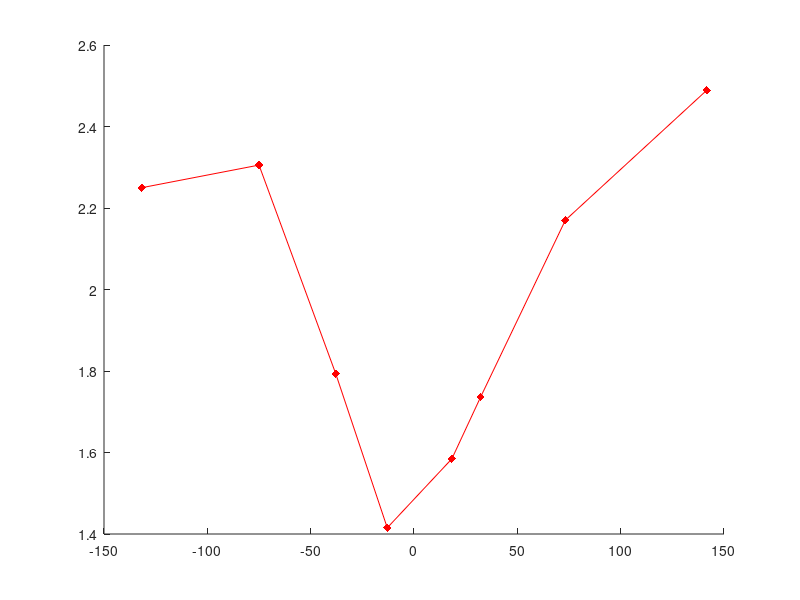

Write the MATLAB code that produced this figure. (Note: this script raises an error after producing the figure.)
%%% Plot raw and normalized contrast sensitivity aligned to saccade onset 
%%% in three spatial bins and eight temporal bins. Compute the strength of
%%% peri-microsaccadic suppression.
%%% author: Janis Intoy

load('contrast_thresholds.mat', 'sacc_onset', 'fixation');

%% plotting parameters
markersize = 6;
capsize = 8;
col = [1 0 0;0 0 1; 0 0.5 0];
star_height = 2.7;
bar_height = [1.27, 1.24, 1.21];

SpVec = sacc_onset.SpVec;
tm = sacc_onset.times_average;

%% Figure 2C: sensitivity aligned to saccade onset
%%%%%% compute sensitivity
sacc_onset.sensitivity = 1 ./ sacc_onset.thresh;

sacc_onset.sensitivity_mean = mean(sacc_onset.sensitivity, 3);
sacc_onset.sensitivity_se = std(sacc_onset.sensitivity, [], 3) / sqrt(size(sacc_onset.sensitivity, 3));

fixation.sensitivity = 1 ./ fixation.thresh;

fixation.sensitivity_mean = mean(fixation.sensitivity, 3);
fixation.sensitivity_se = std(fixation.sensitivity, [], 3) / sqrt(size(fixation.sensitivity, 3));

%%%%%% one-way ANOVAs

% Does fixational sensitivity vary with eccentricity?
[p_fixation, tbl_fixation] = anova1(squeeze(fixation.sensitivity)', [], 'off');

% At each time, does sensitivity vary with eccentricity?
p_ecc = nan(size(sacc_onset.thresh, 2), 1);
for tv = 1:length(p_ecc)
     p_ecc(tv) = anova1(squeeze(sacc_onset.sensitivity(:, tv, :))', [], 'off');
end

% At each eccentricity, when does sensitivity differ from fixation?
p_compareToFixation = nan(size(sacc_onset.sensitivity_mean));
for sv = 1:size(p_compareToFixation, 1)
    tmp = [squeeze(fixation.sensitivity(sv, 1, :))'; squeeze(sacc_onset.sensitivity(sv, :, :))];
    [~, ~, stats] = anova1(tmp', 1:9, 'off'); %
    c = multcompare(stats, 'Display', 'off');
    
    p_compareToFixation(sv, :) = c(1:length(sacc_onset.TmpVec)-1, end);
end

%%%%%% plot
pp = nan(length(SpVec)-1, 1);
ss = cell(length(SpVec)-1, 1);

tm_fixation = -220; % for plotting purposes

figure(1); clf; hold on;
for sv = 1:length(SpVec)-1
    pp(sv) = plot(tm(sv, :), sacc_onset.sensitivity_mean(sv, :),...
        '-d', 'color', col(sv,:),...
        'MarkerSize', markersize , 'MarkerFaceColor', col(sv,:),...
        'markerEdgeColor', 'none');
    errorbar(tm(sv, :), sacc_onset.sensitivity_mean(sv, :), sacc_onset.sensitivity_se(sv,:),...
        'color', col(sv,:), 'capsize', capsize);
    ss{sv} = sprintf('%i-%i', SpVec(sv), SpVec(sv+1));
    
    
    errorbar(tm_fixation,fixation.sensitivity_mean(sv,:),fixation.sensitivity_se(sv,:),...
        'd', 'markerSize', markersize , 'MarkerFaceColor', col(sv, :),...
        'markerEdgeColor', 'none',...
        'color',col(sv,:), 'capsize', capsize);
end

% plot significance
if p_fixation < 0.05
    plot(tm_fixation, star_height, 'k*'); 
end

for tv = 1:length(p_ecc)
    if p_ecc(tv) < 0.05
        plot(mean(tm(:, tv)), star_height, 'k*');
    end
end

for sv = 1:size(p_compareToFixation, 1)
    for tv = 1:size(p_compareToFixation, 2)
        if p_compareToFixation(sv, tv) < 0.05
            plot(sacc_onset.TmpVec(tv:tv+1), bar_height(sv)*[1, 1], '-', ...
                'Color', col(sv, :), 'LineWidth', 2);
        end
    end
end

ylim([1.2, 3]);
set(gca,'YTick',1:0.5:3, 'YScale', 'log');
plot([0, 0], [1, 3], 'k--');
xlim([-250, sacc_onset.TmpVec(end)]);
set(gca, 'XTick', sacc_onset.TmpVec);
lb = legend(pp, ss,'Location', 'southwest');

ylabel('contrast sensitivity');
xlabel('time from saccade onset (ms)');

%% Figure 2D: contrast sensitivity normalized to fixation
%%%%%% compute sensitivity ratio
sacc_onset.sensitivity_norm = bsxfun(@rdivide, sacc_onset.sensitivity, fixation.sensitivity);
sacc_onset.sensitivity_norm_mean = mean(sacc_onset.sensitivity_norm, 3);
sacc_onset.sensitivity_norm_se = std(sacc_onset.sensitivity_norm, [], 3) / sqrt(size(sacc_onset.sensitivity_norm, 3));

%%%%%% plot
figure(2); clf; hold on;
plot(sacc_onset.TmpVec([1, end]), [1, 1], 'k--');
for sv = 1:length(SpVec)-1
    pp(sv) = plot(tm(sv, :), sacc_onset.sensitivity_norm_mean(sv, :),...
        '-d', 'color', col(sv,:),...
        'MarkerSize', markersize , 'MarkerFaceColor', col(sv,:),...
        'markerEdgeColor', 'none');
    errorbar(tm(sv, :), sacc_onset.sensitivity_norm_mean(sv, :), sacc_onset.sensitivity_norm_se(sv,:),...
        'color', col(sv,:), 'capsize', capsize);
    ss{sv} = sprintf('%i-%i', SpVec(sv), SpVec(sv+1));
end

ylim([0.5 1.1]);
set(gca,'YTick',[0.5, 0.75, 1]);
plot([0, 0], [0.5 1.1], 'k--');
xlim(sacc_onset.TmpVec([1, end]));
set(gca, 'XTick', sacc_onset.TmpVec);

ylabel('normalized sensitivity');
xlabel('time from saccade onset (ms)');

%% Figure 2E: strength of suppression
tm = (sacc_onset.TmpVec(1:end-1) + sacc_onset.TmpVec(2:end)) / 2;
perisaccadic = tm > -50 & tm < 50;

suppression_strength = bsxfun(@rdivide,...
    bsxfun(@minus, fixation.sensitivity, sacc_onset.sensitivity), ...
    fixation.sensitivity);

% average over perisaccadic times
suppression_strength = squeeze( mean(suppression_strength(:, perisaccadic, :), 2) );

mean_suppression = mean(suppression_strength, 2);
std_suppression = std(suppression_strength, [], 2);

% Does perisaccadic suppression differ between eccentricities?
[p_strength, tbl, stats] = anova1(suppression_strength', [], 'off');
c = multcompare(stats, 'Display', 'off');

figure(3); clf; 
axes('Position', [0.35, .1, .3, .8]); hold on;
bar(1:length(mean_suppression), 100 * mean_suppression, 'FaceColor', [0.5 0.5 0.5]);
h_e = errorbar(1:length(mean_suppression), 100 * mean_suppression, 100 * std_suppression,...
    'k');
set(h_e, 'LineStyle', 'none');
ylabel('suppression strength');

yticks(0:10:50); yticklabels({'0%', '', '', '', '40%', ''});
ylim([0, 50]);
xlim([0.5, 3.5]);

xticks(1:length(ss));
xticklabels(ss);

% significant different between 1st and 3rd spatial bins
if c(2, end) < 0.05
    plot([1, 3], 45*[1 1], 'k-'); 
    text(2, 45, '*', 'FontSize', 20);
end